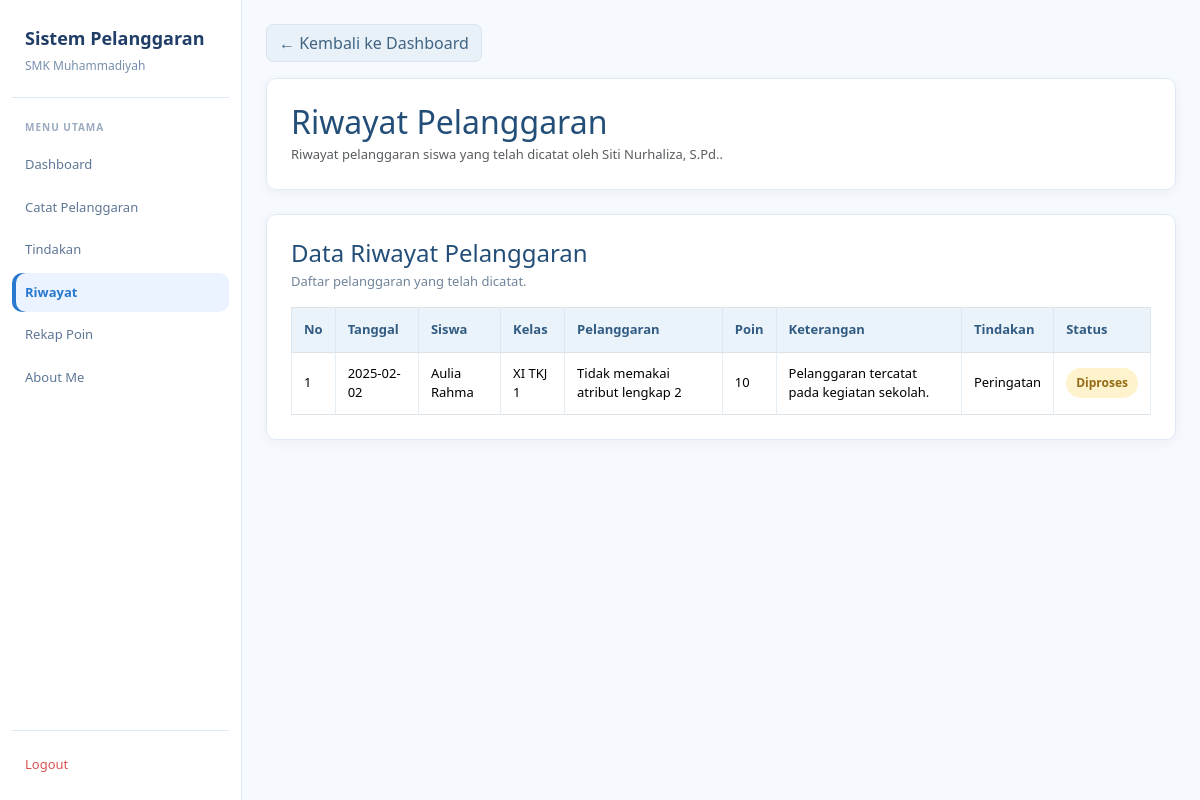
The app's page /guru/riwayat.php (signed in), older data.
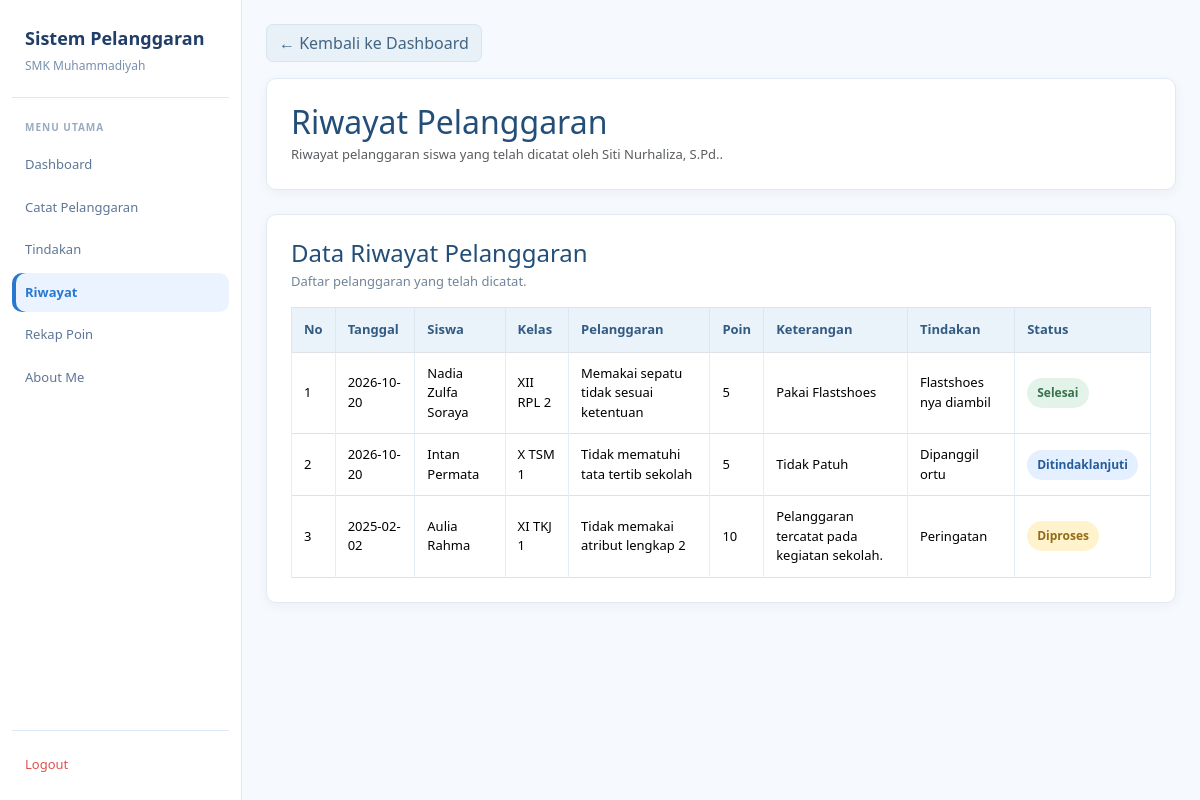
The same page, newer data.
### tables this page shows
CREATE TABLE `t_guru` (
  `id` int(11) NOT NULL,
  `nip` varchar(30) NOT NULL,
  `nama` varchar(150) NOT NULL,
  `email` varchar(150) NOT NULL,
  `status_aktif` tinyint(1) NOT NULL,
  `user_id` int(11) DEFAULT NULL,
  `created_at` timestamp NULL DEFAULT current_timestamp(),
  `updated_at` timestamp NULL DEFAULT current_timestamp()
);

CREATE TABLE `t_pelanggaran_siswa` (
  `id` int(11) NOT NULL,
  `tahun_ajaran_id` int(11) NOT NULL,
  `siswa_id` int(11) NOT NULL,
  `nama_siswa` varchar(150) NOT NULL,
  `pelanggaran_id` int(11) NOT NULL,
  `nama_pelanggaran` varchar(150) NOT NULL,
  `pelanggaran_kategori_id` int(11) NOT NULL,
  `guru_id` int(11) NOT NULL,
  `nama_guru` varchar(150) NOT NULL,
  `tanggal` date NOT NULL,
  `keterangan` text NOT NULL,
  `poin` int(11) NOT NULL,
  `tindakan` text NOT NULL,
  `status` varchar(30) NOT NULL,
  `created_at` timestamp NOT NULL DEFAULT current_timestamp(),
  `updated_at` timestamp NOT NULL DEFAULT current_timestamp(),
  `kelas_id` int(11) NOT NULL,
  `nama_kelas` varchar(100) NOT NULL
);

### guru/riwayat.php (the view, shortened to what this page needs)
<?php
include "../config/koneksi.php";
$user_id = (int) ($_SESSION['user_id'] ?? 0);
function e($value): string {
    return htmlspecialchars((string)($value ?? ''), ENT_QUOTES, 'UTF-8');
}
$stmt_guru = mysqli_prepare($koneksi, "SELECT id, nama FROM t_guru WHERE user_id = ? LIMIT 1");
mysqli_stmt_bind_param($stmt_guru, "i", $user_id);
mysqli_stmt_execute($stmt_guru);
$result_guru = mysqli_stmt_get_result($stmt_guru);
$data_guru = mysqli_fetch_assoc($result_guru);
$guru_id = (int) ($data_guru['id'] ?? 0);
$nama_guru = $data_guru['nama'] ?? ($_SESSION['nama'] ?? 'Guru');
$query = false;
if ($guru_id > 0) {
    $stmt = mysqli_prepare(
        $koneksi,
        "SELECT id, tanggal, nama_siswa, nama_kelas, nama_pelanggaran,
                poin, keterangan, tindakan, status
         FROM t_pelanggaran_siswa
         WHERE guru_id = ?
         ORDER BY tanggal DESC, id DESC"
    );
    if ($stmt) {
        mysqli_stmt_bind_param($stmt, "i", $guru_id);
        mysqli_stmt_execute($stmt);
        $query = mysqli_stmt_get_result($stmt);
    }
}
?>
<!DOCTYPE html>
<html lang="id">
<head>
    <link href="https://cdn.jsdelivr.net/npm/bootstrap@5.3.8/dist/css/bootstrap.min.css" rel="stylesheet">
    <link href="https://cdn.datatables.net/2.3.4/css/dataTables.bootstrap5.min.css" rel="stylesheet">
</head>
<body>
<div class="layout">
    <aside class="sidebar">
        <div class="brand">
            <div class="brand-title">Sistem Pelanggaran</div>
            <div class="brand-subtitle">SMK Muhammadiyah</div>
        </div>
        <div class="menu-title">Menu Utama</div>
        <nav class="menu">
            <a href="../dashboard.php" class="menu-link">Dashboard</a>
            <a href="catat_pelanggaran.php" class="menu-link">Catat Pelanggaran</a>
            <a href="tindakan.php" class="menu-link">Tindakan</a>
            <a href="riwayat.php" class="menu-link active" aria-current="page">Riwayat</a>
            <a href="rekap_poin.php" class="menu-link">Rekap Poin</a>
            <a href="../about.php" class="menu-link">About Me</a>
        </nav>
        <div class="logout">
            <a href="../logout.php" class="menu-link">Logout</a>
        </div>
    </aside>
    <main class="main">
        <div class="container-page">
            <div class="mb-3">
                <a href="../dashboard.php" class="btn btn-secondary">&larr; Kembali ke Dashboard</a>
            </div>
            <div class="card mb-4">
                <div class="card-body">
                    <h2 class="judul mb-1">Riwayat Pelanggaran</h2>
                    <p class="text-muted mb-0">Riwayat pelanggaran siswa yang telah dicatat oleh <?= e($nama_guru); ?>.</p>
                </div>
            </div>
            <div class="card">
                <div class="card-body">
                    <h4 class="mb-1">Data Riwayat Pelanggaran</h4>
                    <p class="keterangan mb-3">Daftar pelanggaran yang telah dicatat.</p>
                    <div class="table-responsive">
                        <table id="tabelRiwayat" class="table table-bordered table-hover align-middle w-100">
                            <thead>
                                <tr>
                                    <th>No</th>
                                    <th>Tanggal</th>
                                    <th>Siswa</th>
                                    <th>Kelas</th>
                                    <th>Pelanggaran</th>
                                    <th>Poin</th>
                                    <th>Keterangan</th>
                                    <th>Tindakan</th>
                                    <th>Status</th>
                                </tr>
                            </thead>
                            <tbody>
                            <?php if ($query && mysqli_num_rows($query) > 0): ?>
                                <?php $no = 1; ?>
                                <?php while ($data = mysqli_fetch_assoc($query)): ?>
                                    <?php
                                        $status = trim((string)($data['status'] ?? ''));
                                        $status_class = 'status-lain';
                                        if (strcasecmp($status, 'Diproses') === 0) {
                                            $status_class = 'status-diproses';
                                        } elseif (strcasecmp($status, 'Ditindaklanjuti') === 0) {
                                            $status_class = 'status-ditindaklanjuti';
                                        } elseif (strcasecmp($status, 'Selesai') === 0) {
                                            $status_class = 'status-selesai';
                                        }
                                    ?>
                                    <tr>
                                        <td><?= $no++; ?></td>
                                        <td><?= e($data['tanggal']); ?></td>
                                        <td><?= e($data['nama_siswa']); ?></td>
                                        <td><?= e($data['nama_kelas']); ?></td>
                                        <td><?= e($data['nama_pelanggaran']); ?></td>
                                        <td><?= (int)($data['poin'] ?? 0); ?></td>
                                        <td><?= e(($data['keterangan'] ?? '') ?: '-'); ?></td>
                                        <td><?= e(($data['tindakan'] ?? '') ?: '-'); ?></td>
                                        <td><span class="badge-status <?= e($status_class); ?>"><?= e($status ?: 'Belum ditentukan'); ?></span></td>
                                    </tr>
                                <?php endwhile; ?>
                            <?php else: ?>
                                <tr>
                                    <td colspan="9" class="text-center text-muted py-4">Belum ada riwayat pelanggaran.</td>
                                </tr>
                            <?php endif; ?>
                            </tbody>
                        </table>
                    </div>
                </div>
            </div>
        </div>
    </main>
</div>
</body>
</html>

### guru/riwayat.php (style rules this page uses)
:root { --blue: #2878cf; --blue-dark: #203e68; --blue-soft: #eaf3ff; --page: #f6f9fd; --white: #fff; --text: #263f63; --muted: #7890ad; --line: #dce9f8; }
* { box-sizing: border-box; }
html { min-height: 100%; }
body { margin: 0; background: var(--page); color: var(--text); font-family: "Segoe UI", Arial, sans-serif; font-size: 13px; }
a { text-decoration: none; }
.layout { min-height: 100vh; }
.sidebar { position: fixed; left: 0; top: 0; bottom: 0; width: 242px; height: 100vh; overflow-y: auto; background: var(--white); border-right: 1px solid var(--line); padding: 25px 12px 16px; display: flex; flex-direction: column; z-index: 1000; }
.brand { padding: 0 13px 22px; border-bottom: 1px solid var(--line); margin-bottom: 22px; }
.brand-title { font-size: 18px; font-weight: 700; color: var(--blue-dark); margin-bottom: 5px; }
.brand-subtitle { font-size: 12px; color: var(--muted); }
.menu-title { font-size: 10px; font-weight: 700; color: #9aabc0; letter-spacing: 1px; text-transform: uppercase; margin: 0 13px 10px; }
.menu { display: flex; flex-direction: column; gap: 3px; }
.menu-link { min-height: 39px; display: flex; align-items: center; padding: 10px 13px; border-radius: 10px; color: #5e7695; font-size: 13px; transition: .2s ease; }
.menu-link.active { background: var(--blue-soft); color: var(--blue); font-weight: 600; box-shadow: inset 4px 0 0 var(--blue); }
.logout { margin-top: auto; padding-top: 14px; border-top: 1px solid var(--line); }
.logout .menu-link { color: #d9534f; }
.main { margin-left: 242px; min-height: 100vh; padding: 24px 24px 40px; }
.container-page { width: 100%; max-width: none; margin: 0; padding: 0; }
.judul, h4 { color: #234e78; }
.card { background: #fff; border: 1px solid #e1eaf4 !important; border-radius: 10px; box-shadow: 0 3px 12px rgba(35, 78, 120, .05); }
.card-body { padding: 24px; }
.keterangan { color: #71849a; font-size: 13px; }
.btn-secondary { --bs-btn-bg: #e8f0f8; --bs-btn-border-color: #d8e5f1; --bs-btn-color: #426584; --bs-btn-hover-bg: #dceaf6; --bs-btn-hover-border-color: #cbddeb; --bs-btn-hover-color: #234e78; border-radius: 7px; }
.table { color: #344b63; vertical-align: middle; margin-bottom: 0; }
.table thead th { background: #eaf2fa; color: #315b82; border-color: #dce7f1; font-weight: 600; padding: 12px; white-space: nowrap; }
.table tbody td { border-color: #e5edf5; padding: 11px 12px; }
.badge-status { display: inline-block; padding: 6px 10px; border-radius: 20px; font-size: 12px; font-weight: 600; white-space: nowrap; }
.status-diproses { color: #946b16; background: #fff3cd; }
.status-ditindaklanjuti { color: #245c9b; background: #e4efff; }
.status-selesai { color: #34734b; background: #e4f3e9; }

Row changes from the older to the newer data that the page shows:
added t_pelanggaran_siswa: tanggal "2026-10-20", nama_siswa "Nadia Zulfa Soraya", nama_kelas "XII RPL 2", nama_pelanggaran "Memakai sepatu tidak sesuai ketentuan", poin "5", keterangan "Pakai Flastshoes", tindakan "Flastshoes nya diambil", status "Selesai"
added t_pelanggaran_siswa: tanggal "2026-10-20", nama_siswa "Intan Permata", nama_kelas "X TSM 1", nama_pelanggaran "Tidak mematuhi tata tertib sekolah", poin "5", keterangan "Tidak Patuh", tindakan "Dipanggil ortu", status "Ditindaklanjuti"
